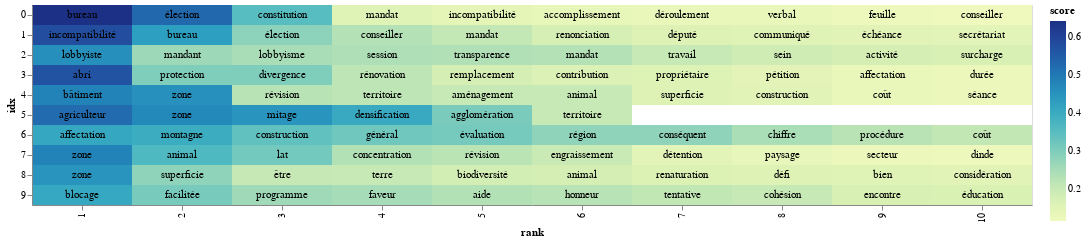

Notebook source saved alongside this figure:
### Code cell
# adding a little randomness to break ties in term ranking
top_tfidf_plusRand = top_10_tfidf.query('idx > -1 & idx < 10 & score > 0')
#top_tfidf_plusRand = top_10_tfidf.copy()
top_tfidf_plusRand['score'] = top_tfidf_plusRand['score'] + np.random.rand(top_tfidf_plusRand.shape[0])*0.0001

# base for all visualizations, with rank calculation
base = alt.Chart(top_tfidf_plusRand).encode(
    x = 'rank:O',
    y = 'idx:N'
).transform_window(
    rank = "rank()",
    sort = [alt.SortField("score", order="descending")],
    groupby = ["idx"],
)

# heatmap specification
heatmap = base.mark_rect().encode(
    color = 'score:Q'
)

# text labels, white for darker heatmap colors
text = base.mark_text(baseline='middle').encode(
    text = 'term:N',
    color = alt.condition(alt.datum.tfidf >= 0.23, alt.value('white'), alt.value('black'))
)

# display the three superimposed visualizations
(heatmap + text).properties(width = 1000)

### Figure 1 — Vega-Lite specification as saved in the notebook (floating-point values rounded to 4 significant figures)
{"config": {"view": {"continuousWidth": 300, "continuousHeight": 300}}, "layer": [{"mark": {"type": "rect"}, "encoding": {"color": {"field": "score", "type": "quantitative"}, "x": {"field": "rank", "type": "ordinal"}, "y": {"field": "idx", "type": "nominal"}}, "transform": [{"window": [{"op": "rank", "field": "", "as": "rank"}], "groupby": ["idx"], "sort": [{"field": "score", "order": "descending"}]}]}, {"mark": {"type": "text", "baseline": "middle"}, "encoding": {"color": {"condition": {"test": "(datum.tfidf >= 0.23)", "value": "white"}, "value": "black"}, "text": {"field": "term", "type": "nominal"}, "x": {"field": "rank", "type": "ordinal"}, "y": {"field": "idx", "type": "nominal"}}, "transform": [{"window": [{"op": "rank", "field": "", "as": "rank"}], "groupby": ["idx"], "sort": [{"field": "score", "order": "descending"}]}]}], "data": {"name": "data-53fe884db887064b9e34c35894635bdf"}, "width": 1000, "$schema": "https://vega.github.io/schema/vega-lite/v5.8.0.json", "datasets": {"data-53fe884db887064b9e34c35894635bdf": [{"idx": 0, "term": "bureau", "score": 0.6425}, {"idx": 0, "term": "élection", "score": 0.5285}, {"idx": 0, "term": "constitution", "score": 0.353}, {"idx": 0, "term": "mandat", "score": 0.1572}, {"idx": 0, "term": "incompatibilité", "score": 0.1437}, {"idx": 0, "term": "accomplissement", "score": 0.1382}, {"idx": 0, "term": "déroulement", "score": 0.1324}, {"idx": 0, "term": "verbal", "score": 0.1297}, {"idx": 0, "term": "feuille", "score": 0.1207}, {"idx": 0, "term": "conseiller", "score": 0.1162}, {"idx": 1, "term": "incompatibilité", "score": 0.5771}, {"idx": 1, "term": "bureau", "score": 0.4303}, {"idx": 1, "term": "élection", "score": 0.2832}, {"idx": 1, "term": "conseiller", "score": 0.2333}, {"idx": 1, "term": "mandat", "score": 0.2106}, {"idx": 1, "term": "renonciation", "score": 0.1793}, {"idx": 1, "term": "député", "score": 0.16}, {"idx": 1, "term": "communiqué", "score": 0.1567}, {"idx": 1, "term": "échéance", "score": 0.1529}, {"idx": 1, "term": "secrétariat", "score": 0.1514}, {"idx": 2, "term": "lobbyiste", "score": 0.4605}, {"idx": 2, "term": "mandant", "score": 0.2631}, {"idx": 2, "term": "lobbyisme", "score": 0.2479}, {"idx": 2, "term": "session", "score": 0.2408}, {"idx": 2, "term": "transparence", "score": 0.2369}, {"idx": 2, "term": "mandat", "score": 0.2333}, {"idx": 2, "term": "travail", "score": 0.2039}, {"idx": 2, "term": "sein", "score": 0.1908}, {"idx": 2, "term": "activité", "score": 0.1807}, {"idx": 2, "term": "surcharge", "score": 0.1736}, {"idx": 3, "term": "abri", "score": 0.568}, {"idx": 3, "term": "protection", "score": 0.2999}, {"idx": 3, "term": "divergence", "score": 0.2994}, {"idx": 3, "term": "rénovation", "score": 0.2206}, {"idx": 3, "term": "remplacement", "score": 0.1798}, {"idx": 3, "term": "contribution", "score": 0.1657}, {"idx": 3, "term": "propriétaire", "score": 0.1634}, {"idx": 3, "term": "pétition", "score": 0.1464}, {"idx": 3, "term": "affectation", "score": 0.1298}, {"idx": 3, "term": "durée", "score": 0.1279}, {"idx": 4, "term": "bâtiment", "score": 0.4827}, {"idx": 4, "term": "zone", "score": 0.4582}, {"idx": 4, "term": "révision", "score": 0.2275}, {"idx": 4, "term": "territoire", "score": 0.2213}, {"idx": 4, "term": "aménagement", "score": 0.206}, {"idx": 4, "term": "animal", "score": 0.2049}, {"idx": 4, "term": "superficie", "score": 0.1597}, {"idx": 4, "term": "construction", "score": 0.1537}, {"idx": 4, "term": "coût", "score": 0.1282}, {"idx": 4, "term": "séance", "score": 0.1253}, {"idx": 5, "term": "agriculteur", "score": 0.5233}, {"idx": 5, "term": "zone", "score": 0.4743}, {"idx": 5, "term": "mitage", "score": 0.448}, {"idx": 5, "term": "densification", "score": 0.4054}, {"idx": 5, "term": "agglomération", "score": 0.3064}, {"idx": 5, "term": "territoire", "score": 0.206}, {"idx": 6, "term": "affectation", "score": 0.4109}, {"idx": 6, "term": "montagne", "score": 0.3977}, {"idx": 6, "term": "construction", "score": 0.34}, {"idx": 6, "term": "général", "score": 0.3193}, {"idx": 6, "term": "évaluation", "score": 0.3115}, {"idx": 6, "term": "région", "score": 0.2817}, {"idx": 6, "term": "conséquent", "score": 0.2811}, {"idx": 6, "term": "chiffre", "score": 0.2457}, {"idx": 6, "term": "procédure", "score": 0.2269}, {"idx": 6, "term": "coût", "score": 0.2126}, {"idx": 7, "term": "zone", "score": 0.4826}, {"idx": 7, "term": "animal", "score": 0.3642}, {"idx": 7, "term": "lat", "score": 0.3142}, {"idx": 7, "term": "concentration", "score": 0.2352}, {"idx": 7, "term": "révision", "score": 0.2246}, {"idx": 7, "term": "engraissement", "score": 0.1986}, {"idx": 7, "term": "détention", "score": 0.1477}, {"idx": 7, "term": "paysage", "score": 0.136}, {"idx": 7, "term": "secteur", "score": 0.1277}, {"idx": 7, "term": "dinde", "score": 0.1233}, {"idx": 8, "term": "zone", "score": 0.4481}, {"idx": 8, "term": "superficie", "score": 0.2811}, {"idx": 8, "term": "être", "score": 0.2061}, {"idx": 8, "term": "terre", "score": 0.204}, {"idx": 8, "term": "biodiversité", "score": 0.1822}, {"idx": 8, "term": "animal", "score": 0.1803}, {"idx": 8, "term": "renaturation", "score": 0.1649}, {"idx": 8, "term": "défi", "score": 0.1607}, {"idx": 8, "term": "bien", "score": 0.1548}, {"idx": 8, "term": "considération", "score": 0.1536}, {"idx": 9, "term": "blocage", "score": 0.4088}, {"idx": 9, "term": "facilitée", "score": 0.3081}, {"idx": 9, "term": "programme", "score": 0.2604}, {"idx": 9, "term": "faveur", "score": 0.2503}, {"idx": 9, "term": "aide", "score": 0.236}, {"idx": 9, "term": "honneur", "score": 0.2283}, {"idx": 9, "term": "tentative", "score": 0.2143}, {"idx": 9, "term": "cohésion", "score": 0.204}, {"idx": 9, "term": "encontre", "score": 0.1736}, {"idx": 9, "term": "éducation", "score": 0.1703}]}}
